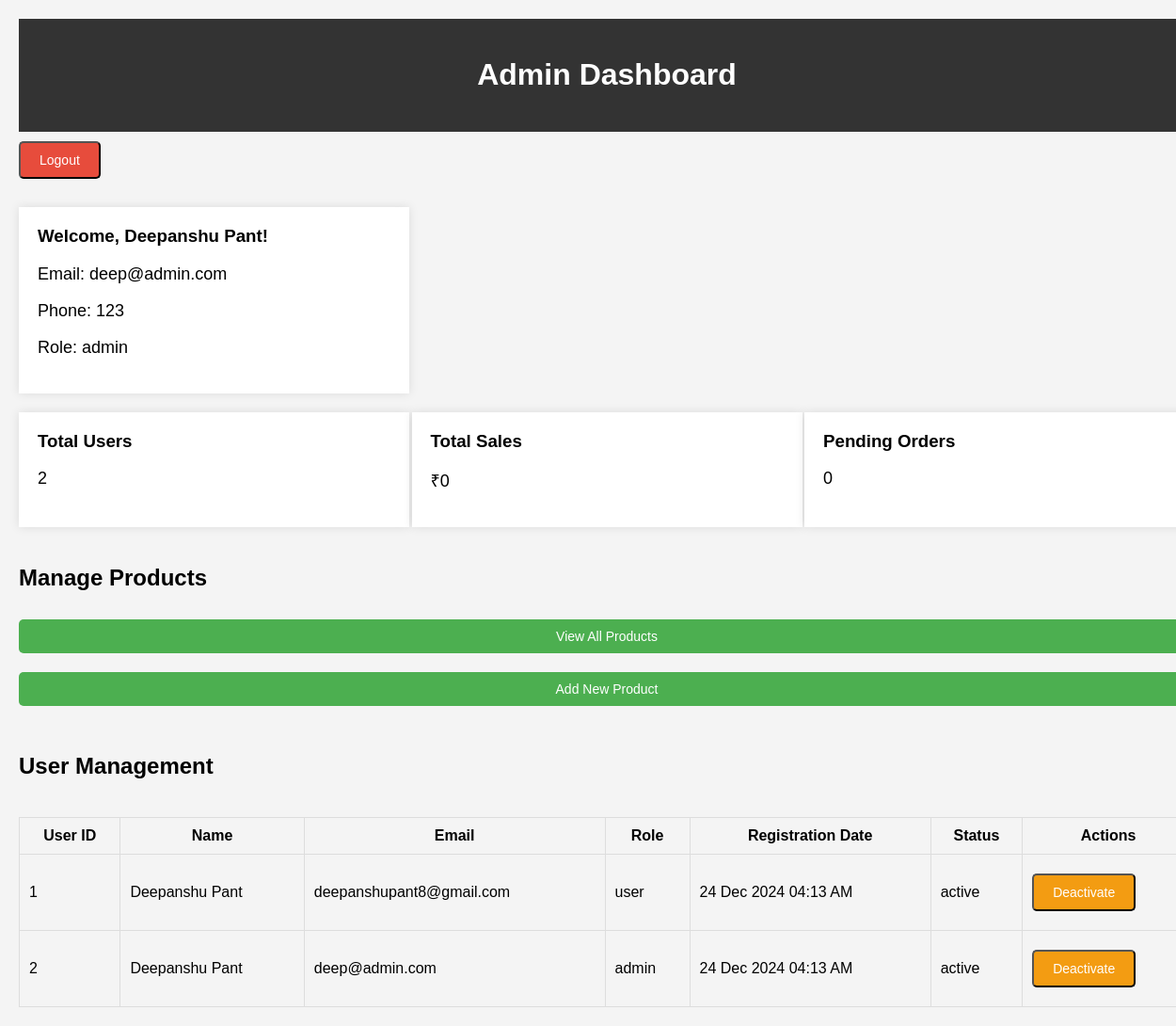
The app's page /admin/dashboard/ (signed in) with its own data.
### app/models.py (models this page shows, shortened)
class User(Base):
    __tablename__ = 'users'
    user_id = Column(Integer, primary_key=True, autoincrement=True)
    user_name = Column(String(100), nullable=False)
    user_email = Column(String(100), nullable=False, unique=True)
    user_password = Column(String(100), nullable=False)
    user_phone_number = Column(String(100), nullable=False)
    user_address = Column(String(200))
    user_role = Column(String(50), default='user', nullable=False)
    created_at = Column(DateTime, default=get_ist_time)
    updated_at = Column(DateTime, default=get_ist_time, onupdate=get_ist_time)
    user_status = Column(String(50), default='active', nullable=False)
    orders = relationship('Order', back_populates='user')
    shopping_carts = relationship('ShoppingCart', back_populates='user')
    @property
    def formatted_created_at(self):
        if self.created_at:
            return self.created_at.strftime('%d %b %Y %I:%M %p')
        return None
    @property
    def password(self):
        raise ArithmeticError("Password is not a readable attribute")

### app/routes.py (the view)
@admin.route('/dashboard/')
@admin_required
@login_required
def dashboard():
    session_db = get_session()
    total_users = session_db.query(User).count()
    total_sales_query = session_db.query(Product.product_price).join(OrderProduct).join(Order).filter(Order.order_status == 'completed').all()
    total_sales = sum(price[0] for price in total_sales_query)
    pending_orders = session_db.query(Order).filter(Order.order_status == 'pending').count()
    current_user = session_db.query(User).filter(User.user_id == session.get('user_id')).first()
    users = session_db.query(User).all()
    notifications = [
        "New product added.",
        "New user registered.",
        "Order #123 pending."
    ]
    session_db.close()
    return render_template('admin_dashboard.html',
                           total_users=total_users,
                           total_sales=total_sales,
                           pending_orders=pending_orders,
                           users=users,
                           notifications=notifications,
                           current_user=current_user)

### app/__init__.py (called while the page is built)
def create_app():
    app = Flask(__name__)
    app.config.from_object('config.Config')
    init_db()
    @app.before_request
    def before_request():
        g.rupee_symbol = '₹'
    Migrate(app, engine)
    app.register_blueprint(main)
    app.register_blueprint(admin, url_prefix='/admin')
    app.register_blueprint(auth)
    Base.metadata.create_all(engine)
    app.config['SECRET_KEY'] = 'secret_key'
    return app

### app/routes.py (called while the page is built)
def login_required(f):
    @wraps(f)
    def decorated_function(*args, **kwargs):
        if 'user_id' not in session:
            return redirect(url_for('auth.login'))
        return f(*args, **kwargs)
    return decorated_function

def admin_required(f):
    @wraps(f)
    def decorated_function(*args, **kwargs):
        if 'user_id' not in session or session.get('role') != 'admin':
            return redirect(url_for('auth.login'))
        return f(*args, **kwargs)
    return decorated_function

### db/engine.py (called while the page is built)
def get_session():
    return Session()

### app/templates/admin_dashboard.html (shortened to what this page needs)
<!DOCTYPE html>
<html lang="en">
<head>
    <link rel="stylesheet" href="{{url_for('static', filename='css/admin.css')}}">
</head>
<body>
    <div class="container">
        <div class="header">
            <h1>Admin Dashboard</h1>
        </div>
        <a href="{{url_for('auth.logout')}}"><button class="button button-danger">Logout</button></a>
        <div class="user-info">
            <div class="card">
                <h3>Welcome, {{ current_user.user_name }}!</h3>
                <p>Email: {{ current_user.user_email }}</p>
                <p>Phone: {{ current_user.user_phone_number }}</p>
                <p>Role: {{ current_user.user_role }}</p>
            </div>
        </div>
        <div class="stats">
            <div class="card">
                <h3>Total Users</h3>
                <p>{{ total_users }}</p>
            </div>
            <div class="card">
                <h3>Total Sales</h3>
                <p>₹{{ total_sales }}</p>
            </div>
            <div class="card">
                <h3>Pending Orders</h3>
                <p>{{ pending_orders }}</p>
            </div>
        </div>
        <div class="product-management">
            <h2>Manage Products</h2>
            <a href="{{ url_for('admin.products') }}" class="button">View All Products</a>
            <a href="{{ url_for('admin.add_product') }}" class="button">Add New Product</a>
        </div>
        <div class="user-list">
            <h2>User Management</h2>
            <table class="table">
                <thead>
                    <tr>
                        <th>User ID</th>
                        <th>Name</th>
                        <th>Email</th>
                        <th>Role</th>
                        <th>Registration Date</th>
                        <th>Status</th>
                        <th>Actions</th>
                    </tr>
                </thead>
                <tbody>
                    {% for user in users %}
                        <tr>
                            <td>{{ user.user_id }}</td>
                            <td>{{ user.user_name }}</td>
                            <td>{{ user.user_email }}</td>
                            <td>{{ user.user_role }}</td>
                            <td>{{ user.formatted_created_at }}</td>
                            <td>{{ user.user_status }}</td>
                            <td>
                                {% if user.user_status == 'active' %}
                                    <form action="{{ url_for('admin.deactivate_user', user_id=user.user_id) }}" method="POST">
                                        <button type="submit" class="button button-warning">Deactivate</button>
                                    </form>
                                {% else %}
                                    <form action="{{ url_for('admin.activate_user', user_id=user.user_id) }}" method="POST">
                                        <button type="submit" class="button">Activate</button>
                                    </form>
                                {% endif %}
                            </td>
                        </tr>
                    {% endfor %}
                </tbody>
            </table>
        </div>
    </div>
</body>
</html>

### app/static/css/admin.css (style rules this page uses)
body { font-family: Arial, sans-serif; margin: 0; padding: 0; background-color: #f4f4f4; }
.container { width: 100%; padding: 20px; }
.header { background-color: #333; color: white; padding: 20px; text-align: center; }
.user-info, .stats, .user-list, .notifications, .product-management { display: flex; justify-content: space-between; margin-top: 20px; }
.card { background-color: white; padding: 20px; box-shadow: 0 0 10px rgba(0, 0, 0, 0.1); width: 30%; }
.card h3 { margin-top: 0; }
.card p { font-size: 18px; }
.user-list, .notifications, .product-management { flex-direction: column; }
.table { width: 100%; margin-top: 20px; border-collapse: collapse; }
.table th, .table td { padding: 10px; border: 1px solid #ddd; }
.button { background-color: #4caf50; color: white; padding: 10px 20px; text-align: center; text-decoration: none; display: inline-block; margin: 10px 0; border-radius: 5px; cursor: pointer; font-size: 14px; }
.button-warning { background-color: #f39c12; }
.button-danger { background-color: #e74c3c; }

### records on screen
User: user_name "Deepanshu Pant", user_email "deep@admin.com", user_phone_number "123", user_role "admin", user_id "2", formatted_created_at "24 Dec 2024 04:13 AM", user_status "active"
User: user_id "1", user_name "Deepanshu Pant", user_email "deepanshupant8@gmail.com", user_role "user", formatted_created_at "24 Dec 2024 04:13 AM", user_status "active"

### other values on screen
{{ total_users }} "2"
{{ total_sales }} "0"
{{ pending_orders }} "0"
